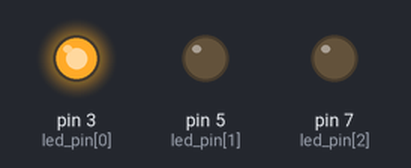
A program run on a simulated Raspberry Pi (header pin numbers). Parts: output pins drawn as LEDs (lit = HIGH).

Above: at 1.0 s.
At 3.0 s:
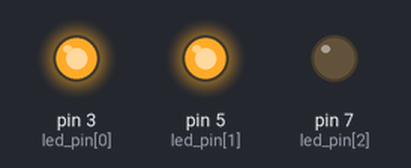
At 5.0 s:
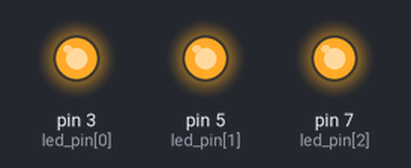
At 7.0 s:
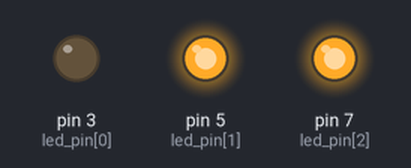
At 9.0 s:
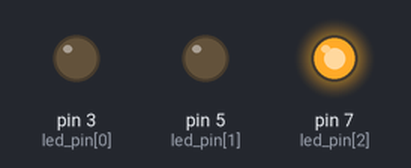
At 11.0 s:
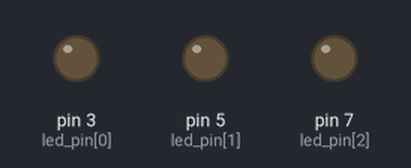
Timing chart, 0 to 15.6 s (numbered marks = the images above):
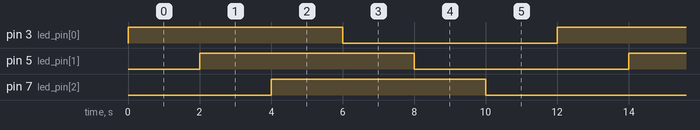

The program:

05rgb.py
```python
import RPi.GPIO as led
led.setmode(led.BOARD)
import time

led_pin=[3,5,7]

led.setwarnings(False)

for x in led_pin:
    led.setup(x,led.OUT)

while(1):
    for x in led_pin:
        led.output(x,1)
        time.sleep(2)
    for x in led_pin:
        led.output(x,0)
        time.sleep(2)
```

Measured:
- by itself, pin 3 (led_pin[0]), pin 5 (led_pin[1]), pin 7 (led_pin[2]): alternates HIGH for 6.0 s and LOW for 6.0 s
- by itself, everything shown: repeats every 12.0 s, in 6 steps
